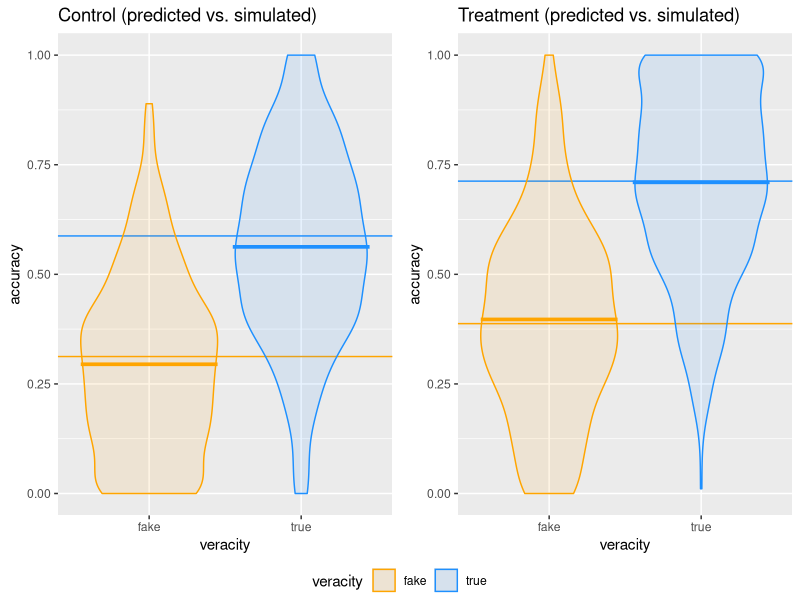

Source code (R): (Note: this script raises an error after producing the figure.)
## ---- chunk 1
# load required packages
library("lme4")        # model specification / estimation
library("lmerTest")    # provides p-values in the output
library("tidyverse")   # data wrangling and visualisation
library("afex")        # anova and deriving p-values from lmer
library("broom")       # extracting data from model fits 
library("metafor")       # doing mata analysis
#library("faux")        # generate correlated values from various distributions
## ---- chunk 2
# Set a seed
set.seed(1234)
## ---- chunk 3
beta_0  <- 0.5 # intercept; i.e., the grand mean accuracy rating
beta_v  <- 0.3 # main effect of veracity
beta_c  <- 0.1 # main effect of condition
beta_vc <- 0.05 # interaction between veracity and condition
subj_0   <- 0.1 # by-subject random intercept sd
subj_1   <- 0.1 # by-subject random slope sd
subj_rho <-  .2 # correlation between intercept and slope 
sigma   <-  .2 # residual (error) sd
## ---- chunk 4
# set number of subjects and items
n_subj  <- 200 # number of subjects for control AND treatment group (i.e. for two distinct equally sized samples)
n_fake  <-  5 # number of fake news items 
n_true  <-  5 # number of true news items
## ---- chunk 5
# simulate a sample of items
n_items <- n_fake + n_true

items <- data.frame(
  item_id = seq_len(n_items),
  veracity = rep(c("fake", "true"), c(n_fake, n_true)),
  # get a numeric version of veracity that is effect-coded (i.e. not 0 vs. 1, 
  # but -0.5 and 0.5)
  veracity_effect_code = rep(c(-0.5, 0.5), c(n_fake, n_true))
)
## ---- chunk 6
# simulate a sample of subjects

# calculate random intercept / random slope covariance
covar <- subj_rho * subj_0 * subj_1

# put values into variance-covariance matrix
cov_mx  <- matrix(
  c(subj_0^2, covar,
    covar,   subj_1^2),
  nrow = 2, byrow = TRUE)

# generate the by-subject random effects
subject_rfx <- MASS::mvrnorm(n = n_subj,
                             mu = c(SU_0 = 0, SU_1 = 0),
                             Sigma = cov_mx)

# combine with subject IDs
subjects <- data.frame(subject_id = seq_len(n_subj),
                       subject_rfx, 
                       condition = rep(c("control", "treatment"), 
                                       c(n_subj/2, n_subj/2)),
                       # get a numeric version of condition that is effect-coded 
                       condition_effect_code = rep(c(-0.5, 0.5), 
                                                   c(n_subj/2, n_subj/2)))
## ---- chunk 7
data.frame(
  parameter = c("subj_0", "subj_1", "subj_rho"),
  value = c(subj_0, subj_1, subj_rho),
  simulated = c(
    sd(subjects$SU_0),
    sd(subjects$SU_1), 
    cor(subjects$SU_0, subjects$SU_1)
  )
)
## ---- chunk 8
# cross subject and item IDs; add an error term
# nrow(.) is the number of rows in the table
trials <- crossing(subjects, items)  %>%
  mutate(e_s = rnorm(nrow(.), mean = 0, sd = sigma))
## ---- chunk 9
dat_sim <- trials %>%
  mutate(accuracy = beta_0 + SU_0 + (beta_v + SU_1)*veracity_effect_code +
           beta_c*condition_effect_code + beta_vc*
           condition_effect_code*veracity_effect_code + e_s,
         # truncate accuracy values so that they lie between 0 and one only
         accuracy = case_when(accuracy < 0 ~ 0, 
                              accuracy > 1 ~ 1,
                              TRUE ~ accuracy)) %>% 
  select(subject_id, item_id, veracity, veracity_effect_code, condition,
         condition_effect_code, accuracy)
## ---- chunk 10
control <- ggplot(dat_sim %>% filter(condition == "control"), 
                  aes(veracity, accuracy, color = veracity, fill = veracity)) +
  # predicted means
  geom_hline(yintercept = (beta_0 - 0.5*beta_v - 0.5*beta_c + 0.25*beta_vc), color = "orange") +
  geom_hline(yintercept = (beta_0 + 0.5*beta_v - 0.5*beta_c - 0.25*beta_vc), color = "dodgerblue") +
  # actual data
  geom_violin(alpha = 0.1) +
  stat_summary(fun = mean,geom="crossbar", show.legend = FALSE) +
  scale_color_manual(values = c("orange", "dodgerblue")) +
    scale_fill_manual(values = c("orange", "dodgerblue")) + 
  ggtitle("Control (predicted vs. simulated)")

treatment <- ggplot(dat_sim %>% filter(condition == "treatment"), 
                               aes(veracity, accuracy, color = veracity, fill = veracity)) +
  # predicted means
  geom_hline(yintercept = (beta_0 - 0.5*beta_v + 0.5*beta_c - 0.25*beta_vc), color = "orange") +
  geom_hline(yintercept = (beta_0 + 0.5*beta_v + 0.5*beta_c + 0.25*beta_vc), color = "dodgerblue") +
  # actual data
  geom_violin(alpha = 0.1) +
  stat_summary(fun = mean,geom="crossbar", show.legend = FALSE) +
  scale_color_manual(values = c("orange", "dodgerblue")) +
    scale_fill_manual(values = c("orange", "dodgerblue")) + 
  ggtitle("Treatment (predicted vs. simulated)")

# Combine plots and provide an overall title
ggpubr::ggarrange(control, treatment,
                  common.legend = TRUE,
                  legend = "bottom")

## ---- chunk 11
# fit a linear mixed-effects model to data
mod_sim <- lmer(accuracy ~ 1 + veracity_effect_code + condition_effect_code + veracity_effect_code*condition_effect_code + (1 + veracity | subject_id),
                data = dat_sim)

summary(mod_sim, corr = FALSE)
## ---- chunk 12
# get a tidy table of results
broom.mixed::tidy(mod_sim)

tidy(mod_sim) %>% 
  mutate_if(is.numeric, round, 3) %>%
  mutate(
    parameter = c("beta_0", "beta_v", "beta_c", "beta_vc", "subj_0", "subj_rho", "subj_1", "sigma"),
    value = c(beta_0, beta_v, beta_c, beta_vc, subj_0, subj_rho, subj_1, sigma),
  ) %>%
  select(1:3, 9, 10, 4:8) %>%
  knitr::kable()
## ---- chunk 13
# set up the custom data simulation function
draw_single_sample <- function(
    n_subj  = 200, # number of participants (control + treatment)
    n_fake  = 5,   # number of fake news items
    n_true  = 5,   # number of true news items
    beta_0  = 0.5, # intercept; i.e., the grand mean accuracy rating
    beta_v  = 0.3, # main effect of veracity
    beta_c  = 0.1, # main effect of condition
    beta_vc = 0.05, # interaction between veracity and condition
    subj_0   = 0.1, # by-subject random intercept sd
    subj_1   = 0.1, # by-subject random slope sd
    subj_rho     =  .2, # correlation between intercept and slope 
    sigma   =  .2) { # residual (standard deviation)
  
  # simulate a sample of items
  n_items <- n_fake + n_true
  
  items <- data.frame(
    item_id = seq_len(n_items),
    veracity = rep(c("fake", "true"), c(n_fake, n_true)),
    # get a numeric version of veracity that is effect-coded (i.e. not 0 vs. 1, 
    # but -0.5 and 0.5)
    veracity_effect_code = rep(c(-0.5, 0.5), c(n_fake, n_true))
  )
  
  # simulate a sample of subjects
  
  # calculate random intercept / random slope covariance
  covar <- subj_rho * subj_0 * subj_1
  
  # put values into variance-covariance matrix
  cov_mx  <- matrix(
    c(subj_0^2, covar,
      covar,   subj_1^2),
    nrow = 2, byrow = TRUE)
  
  # generate the by-subject random effects
  subject_rfx <- MASS::mvrnorm(n = n_subj,
                               mu = c(SU_0 = 0, SU_1 = 0),
                               Sigma = cov_mx)
  
  # combine with subject IDs
  subjects <- data.frame(subject_id = seq_len(n_subj),
                         subject_rfx, 
                         condition = rep(c("control", "treatment"), 
                                         c(n_subj/2, n_subj/2)),
                         # get a numeric version of condition that is effect-coded 
                         condition_effect_code = rep(c(-0.5, 0.5), 
                                                     c(n_subj/2, n_subj/2)))
  
  # cross subject and item IDs and calculate accuracy
  crossing(subjects, items)  %>%
    mutate(e_s = rnorm(nrow(.), mean = 0, sd = sigma),
           accuracy = beta_0 + SU_0 + (beta_v + SU_1)*veracity_effect_code +
             beta_c*condition_effect_code + beta_vc*
             condition_effect_code*veracity_effect_code + e_s,
           # truncate accuracy values so that they lie between 0 and one only
           accuracy = case_when(accuracy < 0 ~ 0, 
                                accuracy > 1 ~ 1,
                                TRUE ~ accuracy)) %>% 
    select(subject_id, item_id, SU_0, SU_1, veracity, veracity_effect_code, condition,
           condition_effect_code, accuracy)
}
## ---- chunk 14
draw_single_study <- function(n_samples = NULL, ...) {
    # ... is a shortcut that forwards any additional arguments to draw_single_sample()
  
  study <-  1:n_samples %>%
    map_dfr(function(x) {
      
      # generate random number of subjects 
      # Attention: combined sample size for treatment AND control
      possible_sample_sizes <- seq(from = 200, to = 2000, by = 2)
      sample_size <- sample(possible_sample_sizes, size = 1)
      
      # generate random number of news_items
      possible_news_items_n <- seq(from = 4, to = 30, by = 2)
      n_news_items <- sample(possible_news_items_n, size = 1)
      
      n_fake_news = n_news_items/2
      n_true_news = n_news_items/2
      
      # To keep track of progress
      print(paste("drawing sample number ", x))
      
      # Run our model and return the result
      single_sample <- draw_single_sample(..., n_subj = sample_size, n_fake = n_fake_news, n_true = n_true_news)
      return(single_sample %>% 
        # add identifier of sample id
        mutate(sample_id = x,
               # distinguish control and treatment as distinct samples
               sample_id = ifelse(condition == "treatment", paste0(x, "_b"), x),
               # Attention: since our input was the combined sample size for 
               # treatment AND control, we need to devide by 2 to have the 
               # sample size per sample
               n_subj = sample_size/2,
               n_news = n_fake_news + n_true_news
        ) %>% 
        # get rid unnecessary variables
        select(-c(SU_0, SU_1))
        )
    })
}
## ---- chunk 15
draw_meta_data <- function(n_studies = NULL, ...) {
    # ... is a shortcut that forwards any additional arguments to draw_single_sample()
  
  meta_data <-  1:n_studies %>%
    map_dfr(function(x) {
      
      # generate random number of samples
      possible_n_samples_per_study <- seq(from = 1, to = 4, by = 1)
      n_samples_per_study <- sample(possible_n_samples_per_study, size = 1)
      
      # To keep track of progress
      print(paste("drawing STUDY number ", x))
      
      single_study <- draw_single_study(..., n_samples = n_samples_per_study)
      return(single_study %>% 
        # add identifier of sample id
        mutate(paper_id = x)
        )
    })
} 
## ---- chunk 16
draw_overlapping_samples_per_study <- function(n_samples = NULL, 
                                               # correlation between intercept and slope by sample
                                               samp_rho = 0.2, 
                                               # by-subject random intercept sd
                                               samp_0 = 0.1,
                                               # by-subject random slope sd
                                               samp_1 = 0.1, 
                                               # set beta's and sigma again, 
                                               # otherwise they will only be existing for the 
                                               # draw_single_sample_function where they were specified
                                               beta_0  = 0.5, # intercept; i.e., the grand mean accuracy rating
                                               beta_v  = 0.3, # main effect of veracity,
                                               beta_c  = 0.1, # main effect of condition
                                               beta_vc = 0.05, # interaction between veracity and condition
                                               sigma   =  .2, # residual (standard deviation)
                                               ...) {
    # ... is a shortcut that forwards any additional arguments to draw_single_sample()
  
  # Part I: Create study of independent samples
  study <-  1:n_samples %>%
    map_dfr(function(x) {
      
      # generate random number of subjects 
      # Attention: combined sample size for treatment AND control
      possible_sample_sizes <- seq(from = 200, to = 2000, by = 2)
      sample_size <- sample(possible_sample_sizes, size = 1)
      
      # generate random number of news_items
      possible_news_items_n <- seq(from = 4, to = 30, by = 2)
      n_news_items <- sample(possible_news_items_n, size = 1)
      
      n_fake_news = n_news_items/2
      n_true_news = n_news_items/2
      
      # To keep track of progress
      print(paste("drawing sample number ", x))
      
      # Run our model and return the result
      single_sample <- draw_single_sample(..., n_subj = sample_size, 
                                          n_fake = n_fake_news, n_true = n_true_news)
      return(single_sample %>% 
        # add identifier of sample id
        mutate(sample_id = x,
               # distinguish control and treatment as distinct samples
               sample_id = ifelse(condition == "treatment", paste0(x, "_b"), x),
               # identify pairs of samples for treatment and control (let's call it
               # a`experimental_id`)
               experimental_id = x,
               # Attention: since our input was the combined sample size for 
               # treatment AND control, we need to devide by 2 to have the 
               # sample size per sample
               n_subj = sample_size/2,
               n_news = n_fake_news + n_true_news
        ))
    })
  
  # Part II: ADD random effects by sample_id  (add corresponding arguments above)
  
  # say how many random effects to draw
  # we multiply by 2 because n_samples indicates pairs of samples
  n_by_sample_random_effects <- 2*n_samples 
  
  # calculate random intercept / random slope covariance
  covar <- samp_rho * samp_0 * samp_1
  
  # put values into variance-covariance matrix
  cov_mx  <- matrix(
    c(samp_0^2, covar,
      covar,   samp_1^2),
    nrow = 2, byrow = TRUE)
  
  # generate the by-subject random effects
  sample_rfx <- MASS::mvrnorm(n = n_by_sample_random_effects,
                               mu = c(SA_0 = 0, SA_1 = 0),
                               Sigma = cov_mx)
  
  # add sample IDs
  sample_random_effects <- data.frame(sample_id = seq_len(n_by_sample_random_effects),
                                      sample_rfx) %>% 
    
    mutate(
      # make sample id_s take on the 1, 1_b format we used earlier to identify 
      # pairs of samples
      # treatment identifyer 
      treatment_id = rep(c("", "_b"), times = n_by_sample_random_effects/2),
      experimental_id = rep(1:(n_by_sample_random_effects/2), each = 2),
      sample_id = paste0(experimental_id, treatment_id)
      )
  
  # combine with study data
  study <- left_join(study, sample_random_effects)
  
  # Part III: Create repeated measure(s) of one of the pairs of samples
  
  # possible sample_id's to select from
  possible_sample_ids <- c(1:n_samples)
  # randomly pick one
  sample_to_repeat <- sample(possible_sample_ids, size = 1)
  
  # possible number of repetition (either 1, 2, or 3)
  possible_number_of_reps <- c(1:3)
  # randomply pick one
  number_of_reps <- sample(possible_number_of_reps, size = 1)
  
  repeated_measures <-  1:number_of_reps %>%
    map_dfr(function(x) { 
      # take previously created data of independent studies
      return(study %>% 
        # pick the randomly chosen pair of samples
        # we use "start with" since we want to repeat both control and treatment
        filter (experimental_id == sample_to_repeat) %>% 
          # add an identifier to distinguish replications later
          mutate(replication = paste0("replication_", x)))
      })
  
  # Part IV: re-calculate accuracy score
  
  # combine distinct sample data with repeated_measures data
  rbind(study %>% mutate(replication = "original"), repeated_measures) %>% 
    mutate(
      # add together fixed and random effects for each effect
      B_0  = beta_0  + SU_0 + SA_0,
      B_v  = beta_v  + SU_1 + SA_1,
      # add error term per observation
      e_s = rnorm(nrow(.), mean = 0, sd = sigma),
      # calculate accuracy
      accuracy = B_0 + B_v*veracity_effect_code +
        beta_c*condition_effect_code + beta_vc*
        condition_effect_code*veracity_effect_code + e_s,
      # truncate accuracy values so that they lie between 0 and one only
      accuracy = case_when(accuracy < 0 ~ 0, 
                           accuracy > 1 ~ 1,
                           TRUE ~ accuracy)) %>% 
    # remove unnecessary variables
    select(-c(B_0, B_v, e_s, SU_0, SU_1, SA_0, SA_1, treatment_id))
}
## ---- chunk 17
draw_overlapping_meta_data <- function(n_studies = NULL, ...) {
    # ... is a shortcut that forwards any additional arguments to draw_single_sample()
  
  meta_data <-  1:n_studies %>%
    map_dfr(function(x) {
      
      # generate random number of samples
      possible_n_samples_per_study <- seq(from = 1, to = 4, by = 1)
      n_samples_per_study <- sample(possible_n_samples_per_study, size = 1)
      
      # To keep track of progress
      print(paste("drawing STUDY number ", x))
      
      single_study <- draw_overlapping_samples_per_study(..., n_samples = n_samples_per_study)
      return(single_study %>% 
        # add identifier of sample id
        mutate(paper_id = x)
        )
    })
} 
## ---- chunk 18
# generate data
raw_meta_data <- draw_overlapping_meta_data(n_studies = 30)
## ---- chunk 19
# add identifier variables
raw_meta_data <- raw_meta_data %>% 
  mutate(
    # uniquely identify samples
    unique_sample_id = paste(paper_id, sample_id, sep = "_"), 
    # we need to uniquely identify subjects 
    # (So far, 'subject_id` is nested within 'sample_id', 
    # which itself is nested within 'paper_id')
    unique_subject_id = paste(paper_id, sample_id, subject_id, sep = "_")
    ) 

raw_meta_data <- raw_meta_data %>% 
  # we need to uniquely identify subjects across all samples and studies. So far, 'subject_id'
  # is nested within 'sample_id', which itself is nested within 'paper_id'
  mutate(unique_subject_id = paste(paper_id, sample_id, subject_id, sep = "_"))
## ---- chunk 20
# Simulated data does not come with a `accuracy_scale` variable, so for demonstration
# purposes, we simulate one. We vary this at the sample level.

# generate one scale per sample
scale_per_sample_id <- raw_meta_data %>% 
  distinct(unique_sample_id) %>% 
  mutate(accuracy_scale = sample(c("binary", 4, 6, 7), size = nrow(.), 
                                 replace = TRUE))

# Merge the generate data back into the data
raw_meta_data <- left_join(raw_meta_data, scale_per_sample_id, by =  "unique_sample_id")

# To later be able to calculate the error, we need to transform this variable 
# into a numeric first. 
# This is a step we will also have to do with our actual data in the analysis.

is.character(raw_meta_data$accuracy_scale) # TRUE
# as.numeric() builds a numeric variable based on the original, character one. 
# As a result, "binary" becomes "NA", all other numeric-style entries are
# persevered. Let's check this first.
table(as.numeric(raw_meta_data$accuracy_scale), useNA = "always")

# apply
raw_meta_data  <- raw_meta_data %>% 
  mutate(accuracy_scale_numeric = as.numeric(accuracy_scale))
## ---- chunk 21
# take for example
accuracy_value = 2.5
scale = 4

# transforming function
to_0_to_1_scale <- function(accuracy_value, scale) {
  
   transposed_value <- (accuracy_value - 1)/(scale - 1)
   
   return(transposed_value)
}

transposed_value <- to_0_to_1_scale(accuracy_value, scale)
transposed_value
## ---- chunk 22
# take for example
accuracy_value = 0.5
scale = 4

# transforming function
to_continuous <- function(accuracy_value, scale) {
  
     # add a bit to be used below when we apply the function to make sure
   # accuracy values are presevered when scale is NA (the case of binary scales
   # in our coding)
  
   transposed_value <- ifelse(is.na(scale), accuracy_value, 
                              1 + accuracy_value*(scale - 1)
                              )
   
   return(transposed_value)
}

transposed_value <- to_continuous(accuracy_value, scale)
transposed_value
## ---- chunk 23
# transform accuracy values according to the `accuracy_scale_numeric` variable

# check transformation
raw_meta_data %>% 
  mutate(across(c("accuracy"), 
                ~to_continuous(accuracy_value = ., 
                              scale = accuracy_scale_numeric),
                .names = "{.col}_new")
         ) %>% slice(1:100) %>% select(accuracy_scale_numeric, veracity, accuracy, accuracy_new)

# apply
raw_meta_data <- raw_meta_data %>% 
  mutate(
    # keep a variable with the originally generated accuracy scores from
    # 0 to 1
    accuracy_original = accuracy,
    across(c("accuracy"), 
                ~to_continuous(accuracy_value = ., 
                              scale = accuracy_scale_numeric))
         )
## ---- chunk 24
# summarize 
meta <- raw_meta_data %>% 
  # Our data will be summarized at sample level.
  # Replications share the same 'sample_id' as the original measures.
  # So, we need to group by 'replication', too, in order to retain all 
  # unique observations of samples.
  # If we didn't do this, replications would get summarized together 
  # with their original observations
  mutate(observation_id = paste(sample_id, replication, sep = "_")) %>% 
  group_by(paper_id, sample_id, replication, veracity, 
           condition) %>% 
  summarise(
    # get summary statistics for both the orginal (0 to 1) accuarcy score as 
    # well as for the scaled version
    across(c(accuracy_original, accuracy), 
           list(mean = mean, sd = sd), 
           .names = "{.fn}_{.col}"),
            n_observations = n(), # n_subj*(n_news/2) [divided by 2 because we grouped by veracity]
            n_subj = mean(n_subj), # number of participants 
            n_news = mean(n_news), 
            # accuracy scales
            accuracy_scale = first(accuracy_scale),
            accuracy_scale_numeric = first(accuracy_scale_numeric)
            ) %>%  # number of news items 
  mutate(
    # in later analysis, we want to uniquely identify samples.
    # So far, 'sample_id' is nested within 'paper_id'.
    unique_sample_id = paste(paper_id, sample_id, sep = "_"))
## ---- chunk 25
# bring to wide format
meta_wide <- meta %>% 
  pivot_wider(names_from = veracity, 
              # make sure to transform both the original (0 to 1) accuracy score as 
              # well as the scaled version
              values_from = matches("accuracy") & !starts_with("accuracy")) %>% 
  # meta comes as grouped
  # ungroup is necessary to use the mutate function below
  ungroup() %>% 
  mutate(
    # for multilevel models, later , we want to identify all observations
    # (i.e. the individual effect sizes) of our data 
    observation_id = 1:nrow(.))
## ---- chunk 26
# store data
getwd() # check where you store the data
filename <- "data_from_simulation/raw.csv" # change for new analyses
write_csv(raw_meta_data, filename)
## ---- chunk 27
# store data
getwd() # check where you store the data
filename <- "data_from_simulation/meta.csv" # change for new analyses
write_csv(meta_wide, filename)
